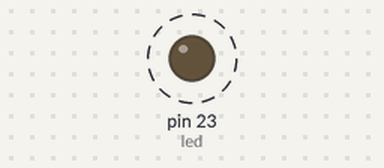
Simulated run of this sketch. Board: Arduino Mega 2560, built with avr-gcc and run on an emulated ATmega2560. On the bench: output pins drawn as LEDs (lit = HIGH). Dashed ring = blinking.

Above: at 0.5 s.
Timing chart, 0 to 3.0 s (numbered marks = the images above):
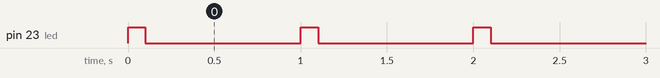

The sketch:

transmit.ino
```cpp
/***************************************************************************
  Hobbytronics Leonardo CAN-BUS board

  Send Test Data to other nodes

  Leonardo CAN BUS product page  http://www.hobbytronics.co.uk/leonardo-canbus

  Hobbytronics.co.uk
****************************************************************************/

#include <mcp_can.h>
#include <SPI.h>

int led = 23;

MCP_CAN CAN0(17);           // Set CS to pin 17

void setup()
{
   Serial1.begin(9600);
   Serial1.print("Can Test..\r\n");
   // init can bus, baudrate: 500k
   if(CAN0.begin(CAN_500KBPS) == CAN_OK) Serial1.print("can init ok!!\r\n");
   else Serial1.print("Can init fail!!\r\n");
   pinMode(led, OUTPUT);
}

unsigned char stmp[8] = {100, 300, 200, 300, 4, 5, 6, 7};
void loop()
{
   // send data:  id = 0x00, standard frame, data len = 8, stmp: data buf
   digitalWrite(led, HIGH);   // turn the LED on
   CAN0.sendMsgBuf(0x280, 0, 8, stmp);
   delay(100);
   digitalWrite(led, LOW);   // turn the LED off
   delay(900);                       // send data every second
}
```

Measured:
- by itself, pin 23 (led): alternates HIGH for 0.10 s and LOW for 0.90 s
